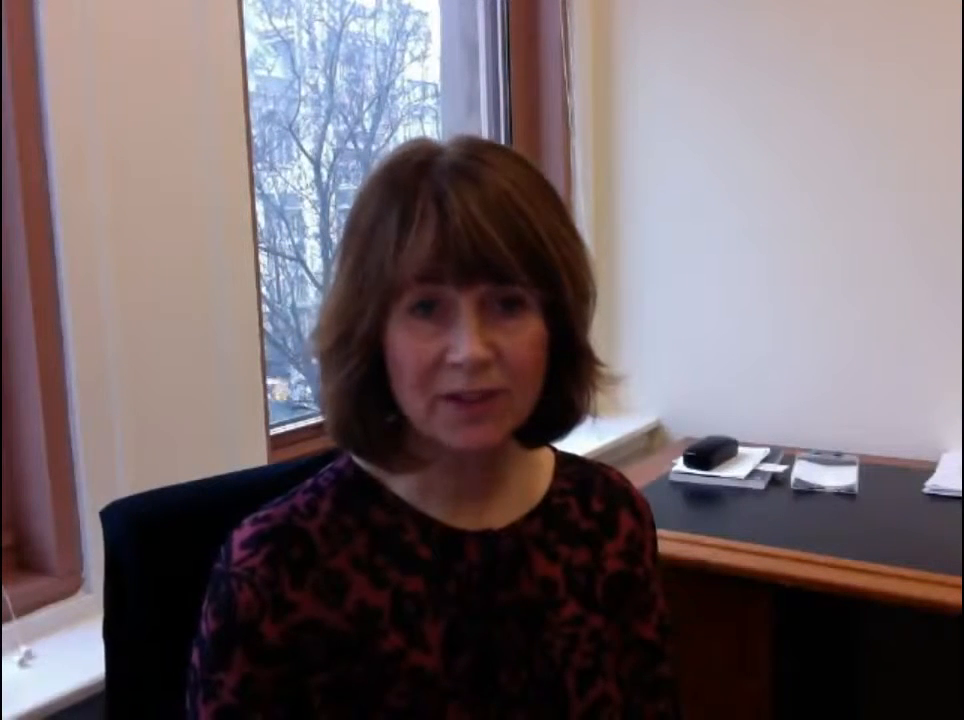
#> input picture frame 72 of assets/video.mp4, 964 x 720 px
$ python tut4.py
#> lines starting #> are read from the running program, lines starting #| are printed output that depends on the picture
import numpy as np
import cv2

cap = cv2.VideoCapture("assets/video.mp4")

while True:

    ret, frame = cap.read()
#> frame is the input picture: shape (720, 964, 3); mean B, G, R 104.8, 100.7, 113.3
    width = int(cap.get(3))
    height = int(cap.get(4))

    # How to Draw a line
    img = cv2.line(frame, (0, 0), (width, height), (255, 0, 0), 10)
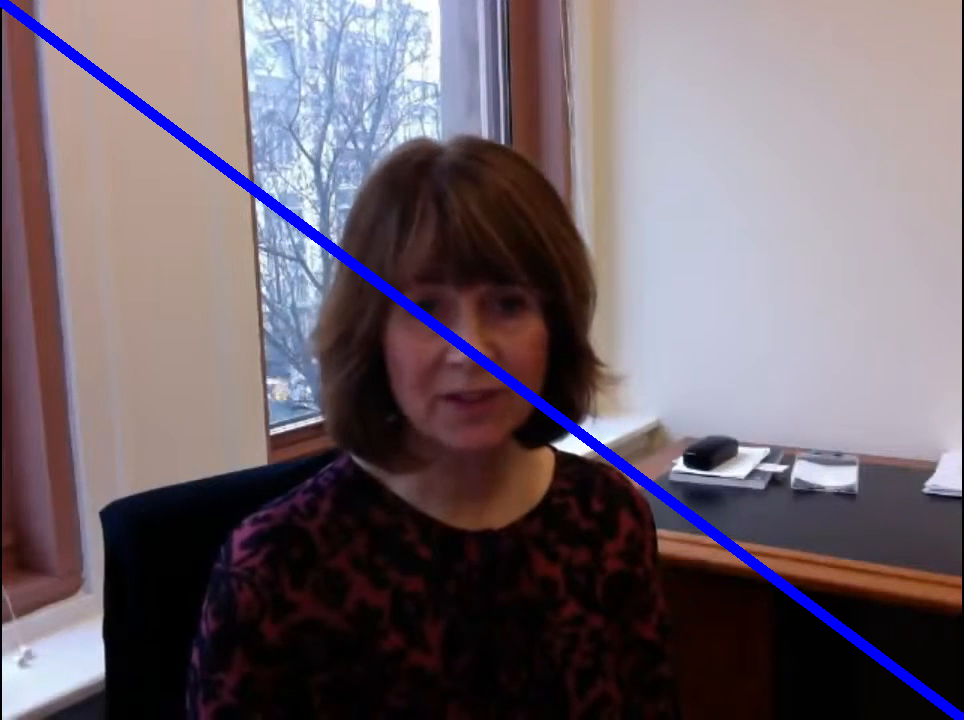
#> img: shape (720, 964, 3); mean B, G, R 107.9, 99.1, 111.4
    img = cv2.line(img, (0, height), (width, 0), (0, 255, 0), 5)

    # How to Draw a ractangle
    img = cv2.rectangle(img, (100, 100), (200, 200), (128, 128, 128), 5)

    # How to draw a circle
    img = cv2.circle(img, (300, 300), 60, (128, 0, 0), 5)

    # text
    font = cv2.FONT_HERSHEY_SIMPLEX
    img = cv2.putText(
        img,
        "Hashir",
        (200, height - 10),
        font,
        7,
        (0, 255, 0),
        cv2.LINE_AA,
    )
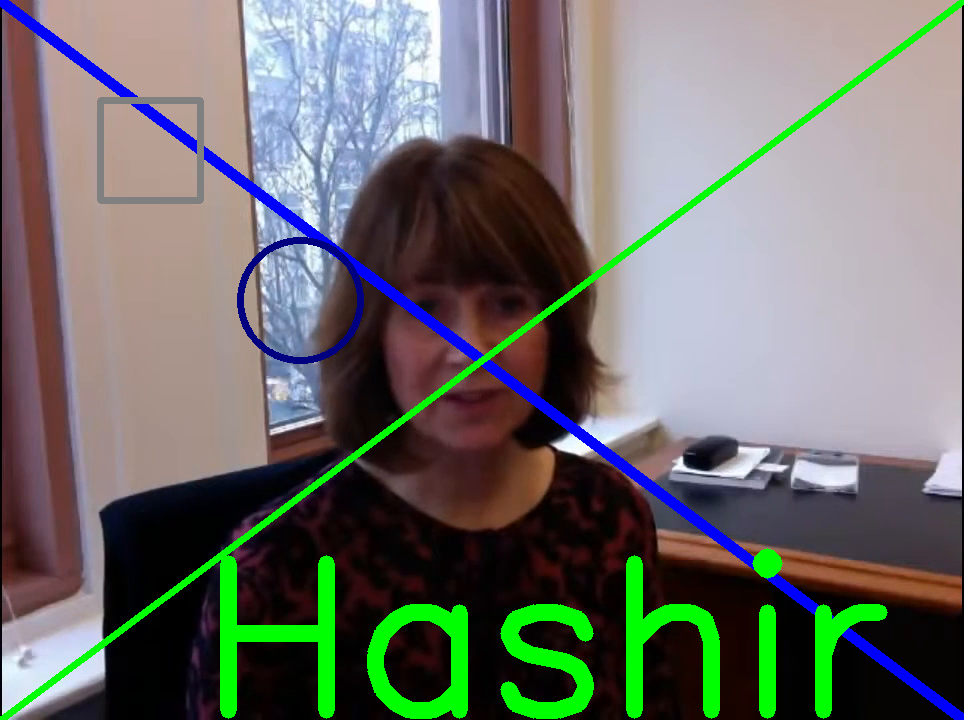
#> img: shape (720, 964, 3); mean B, G, R 106, 110.8, 108.9

    cv2.imshow("frame", img)

    if cv2.waitKey(1) == ord("q"):
#> (key q is pressed here)
        break

cap.release()
cv2.destroyAllWindows()

$ run again, starting later in the video
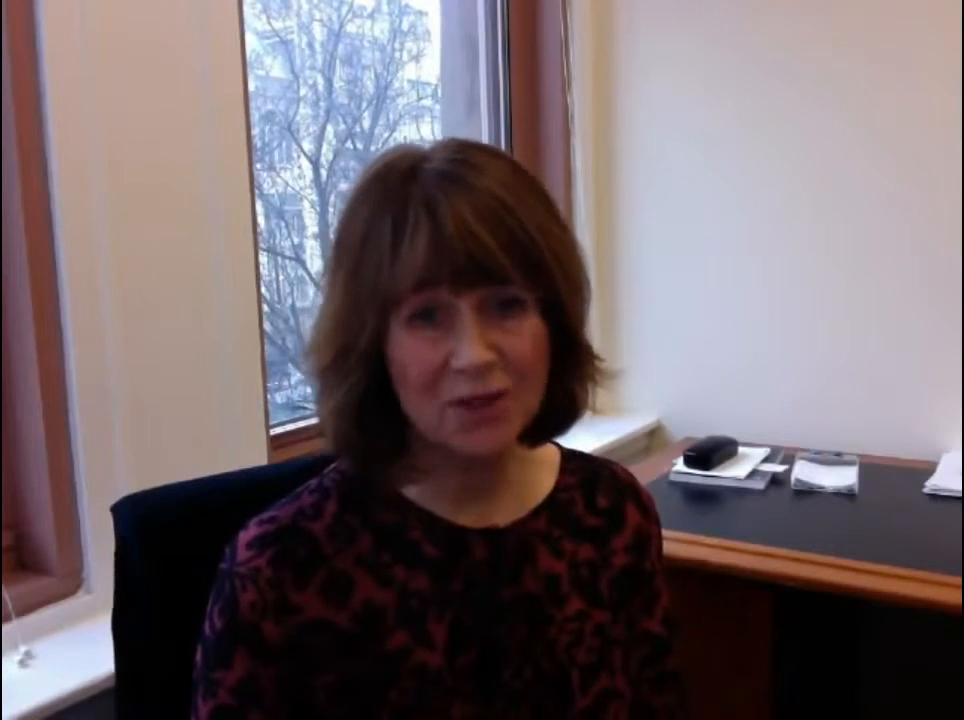
#> input picture frame 327 of assets/video.mp4, 964 x 720 px
#> frame is the input picture: shape (720, 964, 3); mean B, G, R 104.8, 100.7, 113.4
#> `img = cv2.line(frame, (0, 0), (width, height), (255, 0, 0), 10)`:
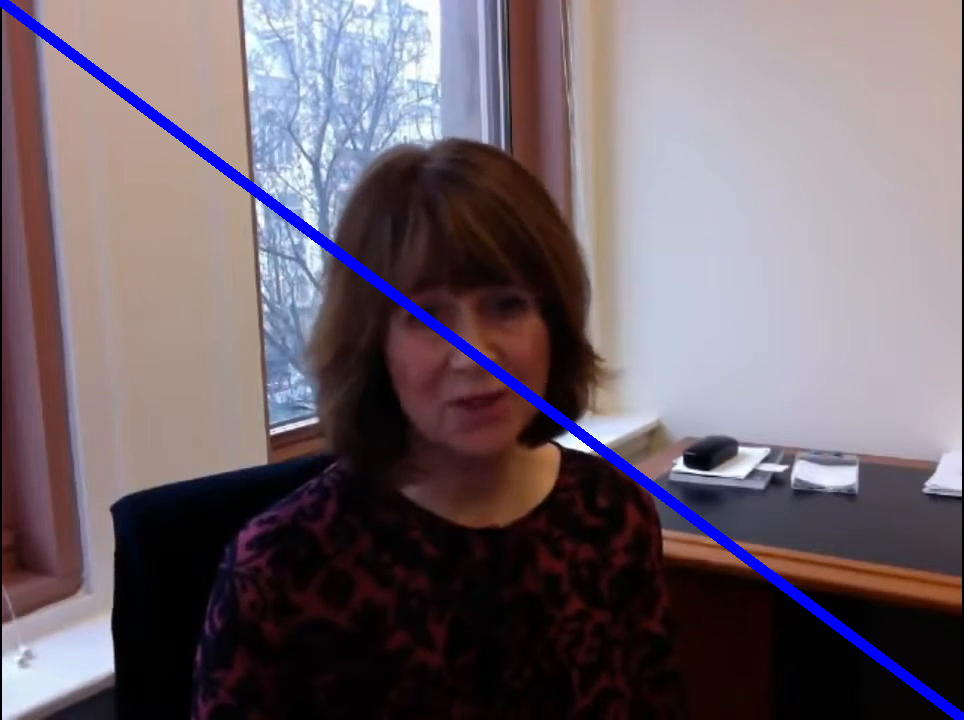
#> img: shape (720, 964, 3); mean B, G, R 108, 99.2, 111.5
#> `img = cv2.putText( img, "Hashir", (200, height - 10), font, 7, (0, 255..`:
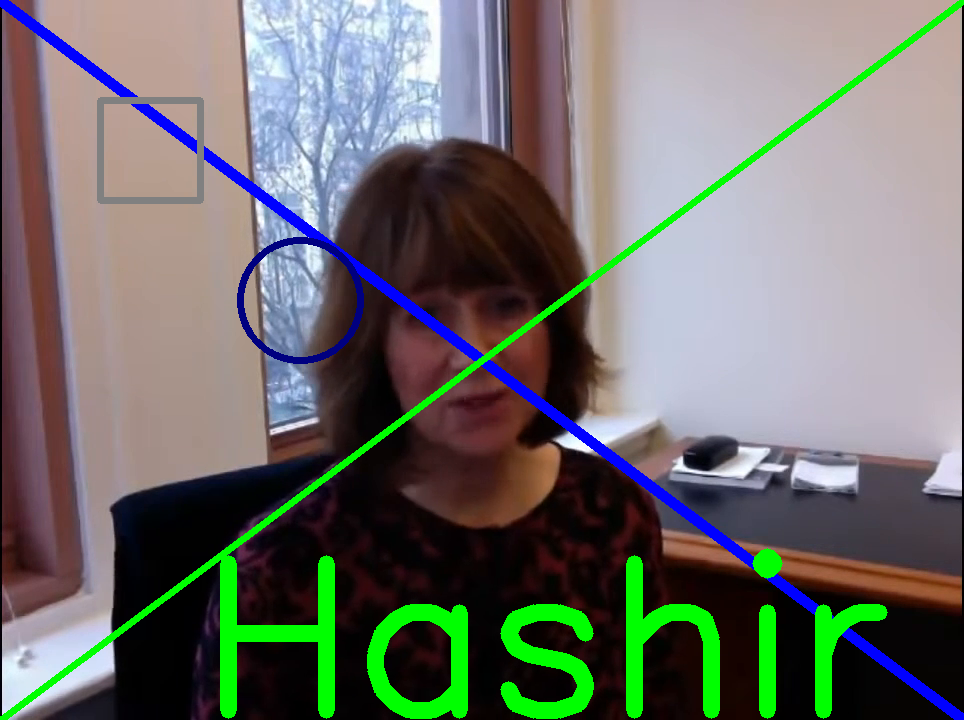
#> img: shape (720, 964, 3); mean B, G, R 106.1, 110.8, 108.9

$ run again, starting later in the video
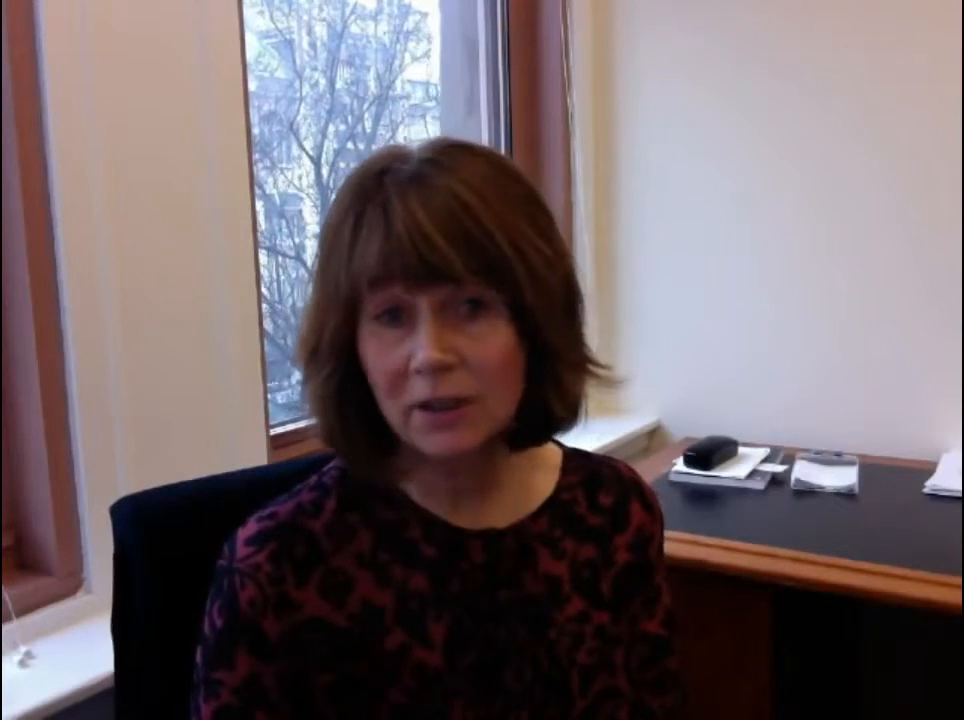
#> input picture frame 582 of assets/video.mp4, 964 x 720 px
#> frame is the input picture: shape (720, 964, 3); mean B, G, R 104.2, 100.3, 113
#> `img = cv2.line(frame, (0, 0), (width, height), (255, 0, 0), 10)`:
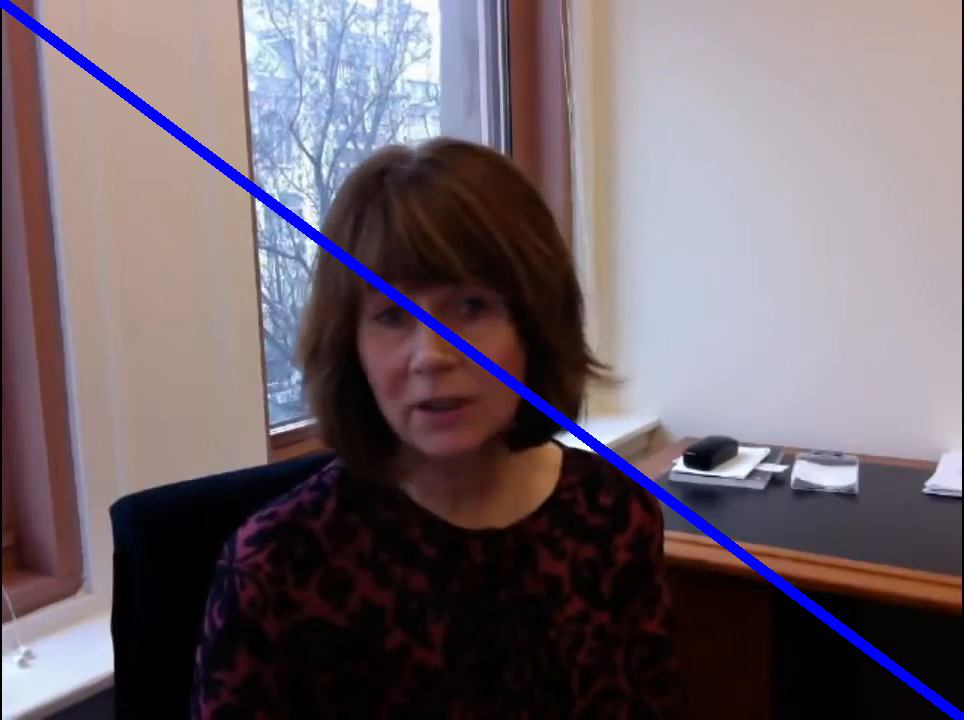
#> img: shape (720, 964, 3); mean B, G, R 107.5, 98.8, 111.2
#> `img = cv2.putText( img, "Hashir", (200, height - 10), font, 7, (0, 255..`:
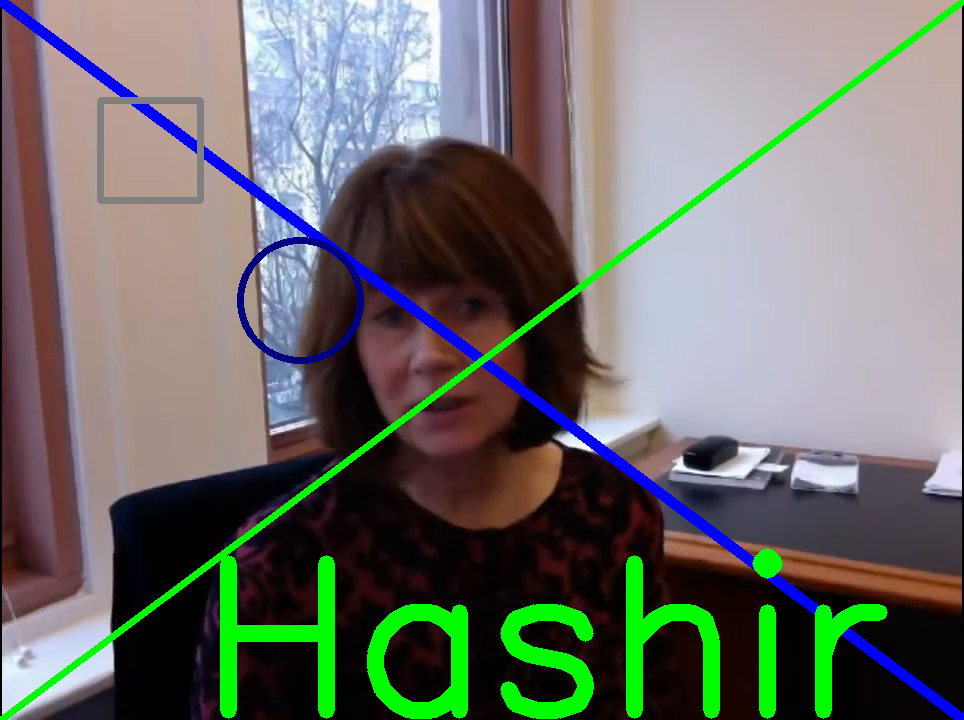
#> img: shape (720, 964, 3); mean B, G, R 105.6, 110.5, 108.7
